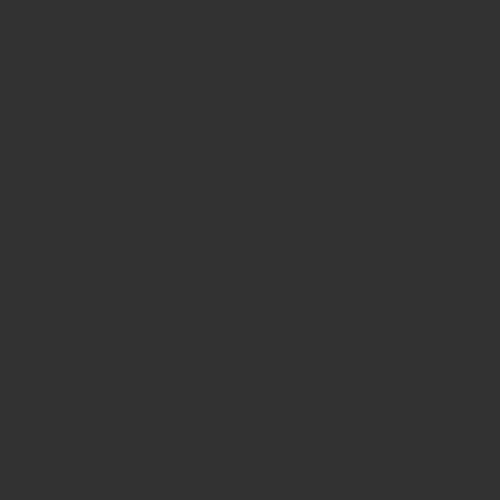
Frame 1 (no input)
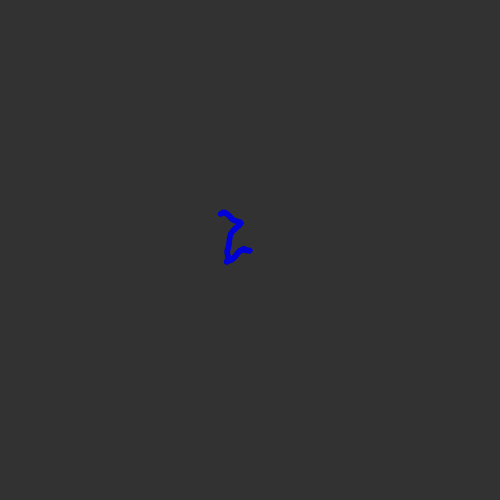
Frame 60 (no input)
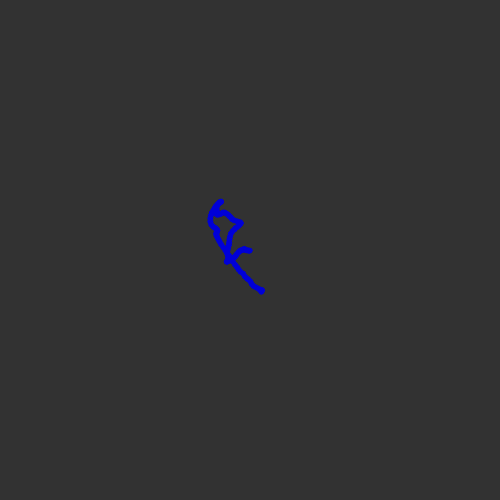
Frame 120 (the mouse pressed at the canvas centre since frame 60)

The p5.js sketch that drew these frames (run headless with seeded random() and noise() and a simulated clock; from frame 60 on, the mouse is pressed at the canvas centre):

// p5.js sketch
// ── sketch.js
let x_pos = -1000
let y_pos = -1000
let x_vel = 0
let y_vel = 0
let max_speed = 3
let size = 5
//let delay = 0
function setup() {
  createCanvas(500, 500)
  background(50,50,50)
}

function draw() {
  console.log(x_pos)
  console.log(y_pos)

  //controlled movement. uses a velocity variable to create a more complex movement for a sprite. (not just up down left right. also takes a bit of inertia into account, a bit like moving on ice)
  // if (keyIsDown(RIGHT_ARROW) === true){
  //   x_vel += 0.1
  // }
  // if (keyIsDown(LEFT_ARROW) === true){
  //   x_vel -= 0.1
  // }
  // if (keyIsDown(UP_ARROW) === true){
  //   y_vel -= 0.1
  // }
  // if (keyIsDown(DOWN_ARROW) === true){
  //   y_vel += 0.1
  // }

  //random movement
  let x_move_change = random(-1,1)
  let y_move_change = random(-1,1)
  

  x_vel += x_move_change
  y_vel += y_move_change


  //limit on speed
  if (x_vel > max_speed) {
    x_vel = max_speed
  }
  if (x_vel < -max_speed) {
    x_vel = -max_speed
  }
  if (y_vel > max_speed) {
    y_vel = max_speed
  }
  if (y_vel < -max_speed) {
    y_vel = -max_speed
  }
  
  x_pos = x_pos + x_vel
  y_pos = y_pos + y_vel
  circle(x_pos,y_pos,size)

  //reset and recolour if coordinates reach corner of screen
  if (x_pos > 500) {
    x_pos = 250
    y_pos = 250
    x_vel = 0
    y_vel = 0
    colour = [0,0,random(100,255)]
    stroke(colour)
    fill(colour)
  }
  if (x_pos < 0) {
    x_pos = 250
    y_pos = 250
    x_vel = 0
    y_vel = 0
    colour = [0,0,random(100,255)]
    stroke(colour)
    fill(colour)
  }
  if (y_pos > 500) {
    x_pos = 250
    y_pos = 250
    x_vel = 0
    y_vel = 0
    colour = [0,0,random(100,255)]
    stroke(colour)
    fill(colour)
  }
  if (y_pos < 0) {
    x_pos = 250
    y_pos = 250
    x_vel = 0
    y_vel = 0
    colour = [0,0,random(100,255)]
    stroke(colour)
    fill(colour)
  }

  //random colour remover. empties random areas of the screen after a number of draw loops occour (currently 100)
  // delay += 1
  // if (delay === 100) {
  //   fill(50,50,50)
  //   stroke(50,50,50)
  //   circle(random(50,950),random(50,350),100)
  //   delay = 0
  // }
}
